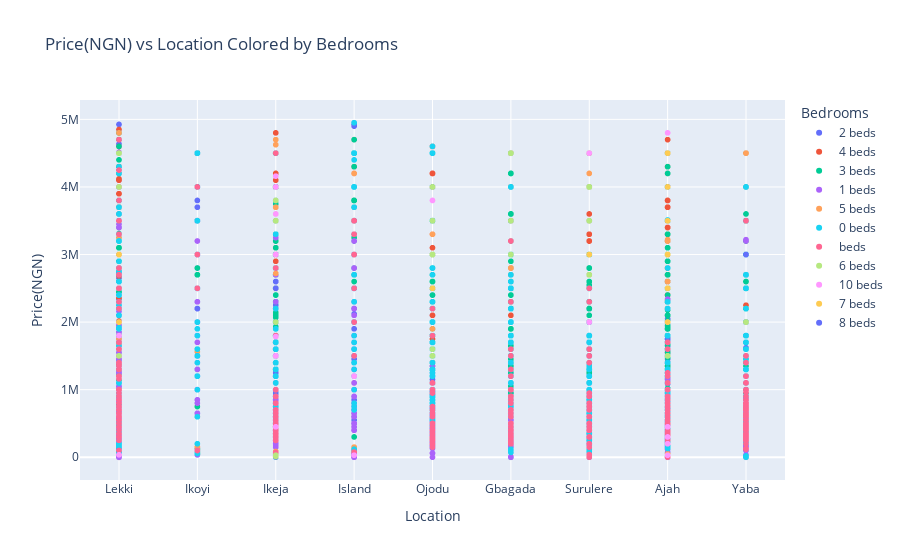

Notebook code for this chart:
### Code cell
# Visualize relationships with Plotly
fig = px.scatter(data_filtered, x='Location', y='Price(NGN)', color='Bedrooms', title='Price(NGN) vs Location Colored by Bedrooms')
fig.show()

### Figure 1 — Plotly figure (JSON) as saved in the notebook; plotly's stock layout.template omitted (floating-point values rounded to 4 significant figures; data arrays with more than 128 entries replaced by an {"elided": "..."} marker saying what was removed)
{"data": [{"hovertemplate": "Bedrooms=2 beds<br>Location=%{x}<br>Price(NGN)=%{y}<extra></extra>", "legendgroup": "2 beds", "marker": {"color": "#636efa", "symbol": "circle"}, "mode": "markers", "name": "2 beds", "showlegend": true, "type": "scattergl", "x": {"elided": "9395 str values"}, "xaxis": "x", "y": {"elided": "9395 int values"}, "yaxis": "y"}, {"hovertemplate": "Bedrooms=4 beds<br>Location=%{x}<br>Price(NGN)=%{y}<extra></extra>", "legendgroup": "4 beds", "marker": {"color": "#EF553B", "symbol": "circle"}, "mode": "markers", "name": "4 beds", "showlegend": true, "type": "scattergl", "x": {"elided": "4756 str values"}, "xaxis": "x", "y": {"elided": "4756 int values"}, "yaxis": "y"}, {"hovertemplate": "Bedrooms=3 beds<br>Location=%{x}<br>Price(NGN)=%{y}<extra></extra>", "legendgroup": "3 beds", "marker": {"color": "#00cc96", "symbol": "circle"}, "mode": "markers", "name": "3 beds", "showlegend": true, "type": "scattergl", "x": {"elided": "10604 str values"}, "xaxis": "x", "y": {"elided": "10604 int values"}, "yaxis": "y"}, {"hovertemplate": "Bedrooms=1 beds<br>Location=%{x}<br>Price(NGN)=%{y}<extra></extra>", "legendgroup": "1 beds", "marker": {"color": "#ab63fa", "symbol": "circle"}, "mode": "markers", "name": "1 beds", "showlegend": true, "type": "scattergl", "x": {"elided": "10524 str values"}, "xaxis": "x", "y": {"elided": "10524 int values"}, "yaxis": "y"}, {"hovertemplate": "Bedrooms=5 beds<br>Location=%{x}<br>Price(NGN)=%{y}<extra></extra>", "legendgroup": "5 beds", "marker": {"color": "#FFA15A", "symbol": "circle"}, "mode": "markers", "name": "5 beds", "showlegend": true, "type": "scattergl", "x": {"elided": "710 str values"}, "xaxis": "x", "y": {"elided": "710 int values"}, "yaxis": "y"}, {"hovertemplate": "Bedrooms=0 beds<br>Location=%{x}<br>Price(NGN)=%{y}<extra></extra>", "legendgroup": "0 beds", "marker": {"color": "#19d3f3", "symbol": "circle"}, "mode": "markers", "name": "0 beds", "showlegend": true, "type": "scattergl", "x": {"elided": "3632 str values"}, "xaxis": "x", "y": {"elided": "3632 int values"}, "yaxis": "y"}, {"hovertemplate": "Bedrooms=beds<br>Location=%{x}<br>Price(NGN)=%{y}<extra></extra>", "legendgroup": "beds", "marker": {"color": "#FF6692", "symbol": "circle"}, "mode": "markers", "name": "beds", "showlegend": true, "type": "scattergl", "x": {"elided": "614 str values"}, "xaxis": "x", "y": {"elided": "614 int values"}, "yaxis": "y"}, {"hovertemplate": "Bedrooms=6 beds<br>Location=%{x}<br>Price(NGN)=%{y}<extra></extra>", "legendgroup": "6 beds", "marker": {"color": "#B6E880", "symbol": "circle"}, "mode": "markers", "name": "6 beds", "showlegend": true, "type": "scattergl", "x": ["Lekki", "Lekki", "Lekki", "Lekki", "Lekki", "Lekki", "Lekki", "Lekki", "Lekki", "Ikeja", "Ikeja", "Ikeja", "Ikeja", "Ikeja", "Ikeja", "Ikeja", "Ikeja", "Ojodu", "Ojodu", "Ojodu", "Ojodu", "Ojodu", "Ojodu", "Ojodu", "Ojodu", "Ojodu", "Gbagada", "Gbagada", "Gbagada", "Gbagada", "Surulere", "Surulere", "Surulere", "Surulere", "Surulere", "Surulere", "Surulere", "Surulere", "Surulere", "Surulere", "Surulere", "Ajah", "Ajah", "Ajah", "Ajah", "Ajah", "Ajah", "Ajah", "Ajah", "Ajah", "Ajah", "Ajah", "Ajah", "Ajah", "Ajah", "Ajah", "Yaba"], "xaxis": "x", "y": [4500000, 3000000, 1500000, 4500000, 4500000, 4500000, 4000000, 4500000, 4500000, 30000, 2000000, 15000, 3600000, 2500000, 3500000, 3500000, 3800000, 2500000, 1500000, 3000000, 4000000, 3000000, 1600000, 3500000, 3000000, 1500000, 4500000, 4500000, 3500000, 3000000, 4000000, 4000000, 3500000, 3500000, 4000000, 3000000, 4000000, 2700000, 4000000, 4000000, 4500000, 3000000, 3000000, 3000000, 3000000, 4500000, 3000000, 3000000, 2500000, 1500000, 3000000, 3000000, 2500000, 1500000, 3000000, 2000000, 2000000], "yaxis": "y"}, {"hovertemplate": "Bedrooms=10 beds<br>Location=%{x}<br>Price(NGN)=%{y}<extra></extra>", "legendgroup": "10 beds", "marker": {"color": "#FF97FF", "symbol": "circle"}, "mode": "markers", "name": "10 beds", "showlegend": true, "type": "scattergl", "x": ["Lekki", "Lekki", "Lekki", "Ikeja", "Ikeja", "Ikeja", "Ikeja", "Ikeja", "Ikeja", "Ikeja", "Ikeja", "Island", "Island", "Island", "Ojodu", "Surulere", "Surulere", "Surulere", "Ajah", "Ajah", "Ajah", "Ajah", "Ajah", "Ajah"], "xaxis": "x", "y": [3000000, 1800000, 35000, 450000, 4160000, 4000000, 1500000, 1785000, 3600000, 1500000, 3000000, 1200000, 1200000, 30000, 3800000, 2000000, 2000000, 4500000, 450000, 4800000, 2000000, 30000, 300000, 200000], "yaxis": "y"}, {"hovertemplate": "Bedrooms=7 beds<br>Location=%{x}<br>Price(NGN)=%{y}<extra></extra>", "legendgroup": "7 beds", "marker": {"color": "#FECB52", "symbol": "circle"}, "mode": "markers", "name": "7 beds", "showlegend": true, "type": "scattergl", "x": ["Lekki", "Lekki", "Lekki", "Ojodu", "Surulere", "Ajah", "Ajah", "Ajah", "Ajah", "Ajah", "Ajah"], "xaxis": "x", "y": [2000000, 3000000, 3000000, 2500000, 3000000, 4500000, 3500000, 2000000, 2500000, 4000000, 3000000], "yaxis": "y"}, {"hovertemplate": "Bedrooms=8 beds<br>Location=%{x}<br>Price(NGN)=%{y}<extra></extra>", "legendgroup": "8 beds", "marker": {"color": "#636efa", "symbol": "circle"}, "mode": "markers", "name": "8 beds", "showlegend": true, "type": "scattergl", "x": ["Ikeja", "Yaba"], "xaxis": "x", "y": [2500000, 3000000], "yaxis": "y"}], "layout": {"legend": {"title": {"text": "Bedrooms"}, "tracegroupgap": 0}, "title": {"text": "Price(NGN) vs Location Colored by Bedrooms"}, "xaxis": {"anchor": "y", "domain": [0, 1], "title": {"text": "Location"}}, "yaxis": {"anchor": "x", "domain": [0, 1], "title": {"text": "Price(NGN)"}}}}
